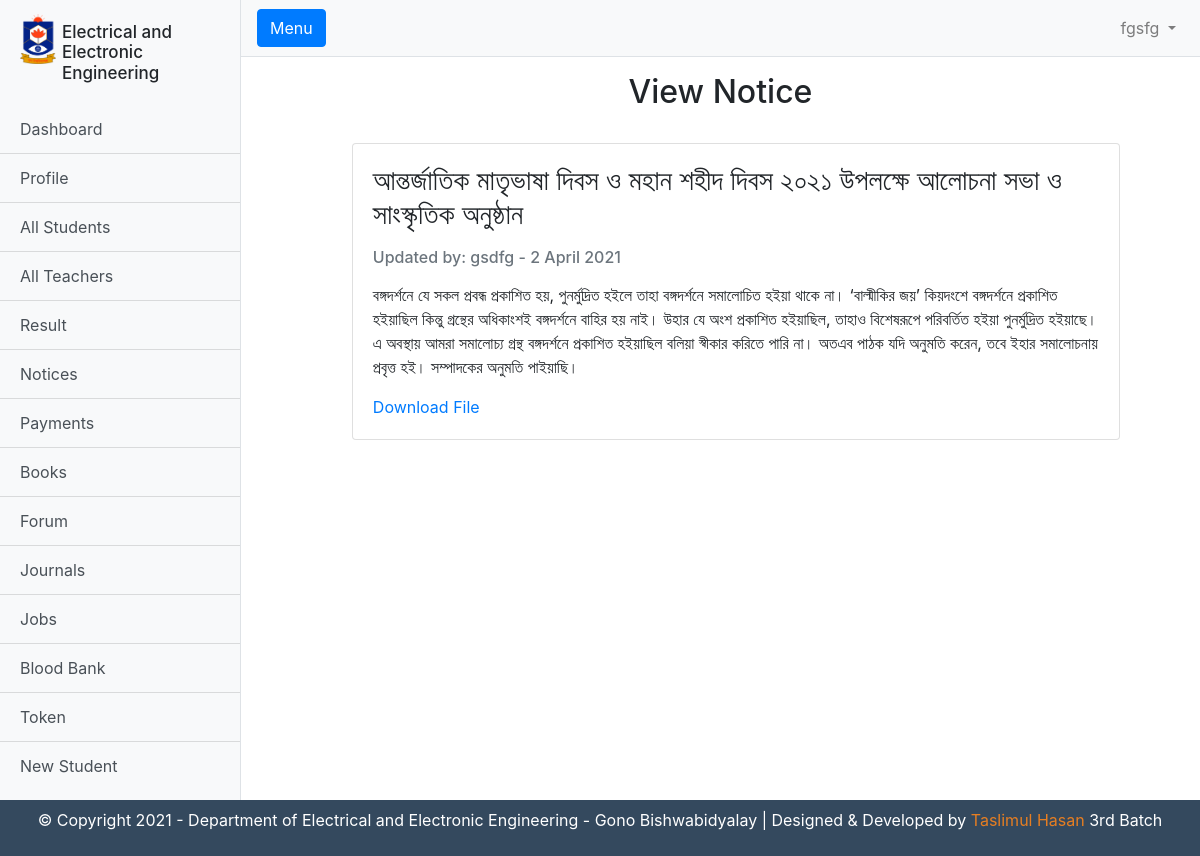
Page /admin/viewnotice.php?id=658839425 (signed in) on the committed database.
### tables this page shows
CREATE TABLE `teachers` (
  `id` int(11) NOT NULL,
  `full_name` varchar(255) DEFAULT NULL,
  `fathers_name` varchar(255) DEFAULT NULL,
  `mothers_name` varchar(255) DEFAULT NULL,
  `dob` date NOT NULL,
  `gender` varchar(255) DEFAULT NULL,
  `present_adress` varchar(255) DEFAULT NULL,
  `permanent_adress` varchar(255) DEFAULT NULL,
  `blood_group` varchar(255) DEFAULT NULL,
  `my_phone_number` varchar(255) DEFAULT NULL,
  `position` varchar(255) NOT NULL,
  `email` varchar(255) DEFAULT NULL,
  `password` varchar(255) DEFAULT NULL,
  `img` varchar(255) NOT NULL
);

CREATE TABLE `notices` (
  `id` int(11) NOT NULL,
  `title` varchar(266) NOT NULL,
  `content` longtext NOT NULL,
  `auther` varchar(255) NOT NULL,
  `date` varchar(255) NOT NULL,
  `noticeid` varchar(255) NOT NULL,
  `files` varchar(255) NOT NULL
);

### admin/logic.php (called while the page is built)
<?php
$email= $_SESSION["email"];
$dbmain = $connection -> query("SELECT * FROM teachers WHERE email = '$email'");
$db = mysqli_fetch_array($dbmain);
?>

### admin/viewnotice.php (the view, shortened to what this page needs)
<?php
  require_once("templete-parts/header.php");
  $id = $_GET['id'];
  $dbp = mysqli_query($connection, "SELECT * FROM notices WHERE noticeid= '$id' ");
  $dbmain0 = mysqli_fetch_assoc($dbp);
?>
      <div class="container-fluid">
        <h2 class= "m-3 text-center" >View Notice</h2>
      </div>
      <div class="row ml-3">
            <div class="col-sm-10 m-auto">
                <div class="card mt-3">
                    <div class="card-body">
                        <h3 class="card-title"><?php echo $dbmain0['title']; ?></h3>
                        <h6 class="card-subtitle my-3 text-muted"><?php echo "Updated by: " . $dbmain0['auther'] . " - " . $dbmain0['date'] ; ?></h6>
                        <p class="card-text"><?php echo $dbmain0["content"]; ?></p>
                        <a href="<?php echo $dbmain0['files']; ?>">Download File</a>
                    </div>
                </div>
            </div>
      </div>
      <?php require_once("templete-parts/footer.php");?>

### admin/templete-parts/header.php (shortened to what this page needs)
<?php
require_once("../rprocess.php");
require_once("./logic.php");
?>
<!DOCTYPE html>
<html lang="en">
<head>
  <link href="vendor/bootstrap/css/bootstrap.min.css" rel="stylesheet">
  <link href="css/sidebar.css" rel="stylesheet">
  <link rel="stylesheet" href="style.css" class="css">
</head>
<body>
  <div class="d-flex" id="wrapper">
    <div class="bg-light border-right" id="sidebar-wrapper">
      <div class="sidebar-heading">
        <img src="img/logo.png" alt="" class="logo">
        <h1 class="head">Electrical and Electronic Engineering</h1>
      </div>
      <div class="list-group list-group-flush">
        <a href="index.php" class="list-group-item list-group-item-action bg-light">Dashboard</a>
        <a href="profile.php" class="list-group-item list-group-item-action bg-light">Profile</a>
        <a href="students.php" class="list-group-item list-group-item-action bg-light">All Students</a>
        <a href="teachers.php" class="list-group-item list-group-item-action bg-light">All Teachers</a>
        <a href="result.php" class="list-group-item list-group-item-action bg-light">Result</a>
        <a href="notices.php" class="list-group-item list-group-item-action bg-light">Notices</a>
        <a href="payments.php" class="list-group-item list-group-item-action bg-light">Payments</a>
        <a href="books.php" class="list-group-item list-group-item-action bg-light">Books</a>
        <a href="forum.php" class="list-group-item list-group-item-action bg-light">Forum</a>
        <a href="journal.php" class="list-group-item list-group-item-action bg-light">Journals</a>
        <a href="jobs.php" class="list-group-item list-group-item-action bg-light">Jobs</a>
        <a href="blood.php" class="list-group-item list-group-item-action bg-light">Blood Bank</a>
        <a href="token.php" class="list-group-item list-group-item-action bg-light">Token</a>
        <a href="new_student.php" class="list-group-item list-group-item-action bg-light">New Student</a>
      </div>
    </div>
    <div id="page-content-wrapper">
      <nav class="navbar navbar-expand-lg navbar-light bg-light border-bottom">
        <button class="btn btn-primary" id="menu-toggle">Menu</button>
        <div class="collapse navbar-collapse" id="navbarSupportedContent">
          <ul class="navbar-nav ml-auto mt-2 mt-lg-0">
            <li class="nav-item dropdown">
              <a class="nav-link dropdown-toggle" href="#" id="navbarDropdown" role="button" data-toggle="dropdown" aria-haspopup="true" aria-expanded="false">
                <?php echo $db["full_name"];?>
              </a>
            </li>
          </ul>
        </div>
      </nav>

### admin/css/sidebar.css (style rules this page uses)
#wrapper { overflow-x: hidden; }
#sidebar-wrapper { min-height: 100vh; margin-left: -15rem; -webkit-transition: margin .25s ease-out; -moz-transition: margin .25s ease-out; -o-transition: margin .25s ease-out; transition: margin .25s ease-out; }
#sidebar-wrapper .sidebar-heading { padding: 0.875rem 1.25rem; font-size: 1.2rem; }
#sidebar-wrapper .list-group { width: 15rem; }
#page-content-wrapper { min-width: 100vw; }
@media (min-width: 768px) { #sidebar-wrapper { margin-left: 0; } }
@media (min-width: 768px) { #page-content-wrapper { min-width: 0; width: 100%; } }

### admin/style.css (style rules this page uses)
.logo { max-height: 50px; float: left; max-width: 3vw; }
.head { float: left; font-size: 17px; overflow: hidden; max-width: 11vw; margin-left: .5vw; margin-top: 1vh; }
.sidebar-heading { padding-right: 0px !important; overflow: hidden; }

### rows in the picture
teachers: full_name "fgsfg"
notices: title "আন্তর্জাতিক মাতৃভাষা দিবস ও মহান শহীদ দিবস ২০২১ উপলক্ষে আলোচনা সভা ও সাংস্কৃতিক অনুষ্ঠান", auther "gsdfg", date "2 April 2021", content "বঙ্গদর্শনে যে সকল প্রবন্ধ প্রকাশিত হয়, পুনর্মুদ্রিত হইলে তাহা বঙ্গদর্শনে সমালোচিত হইয়া থাকে না। ‘বাল্মীকির জয়’ কিয়দংশে বঙ্গদর্শনে প্রকাশিত হইয়াছিল কিন্তু গ্রন্থের অধিকাংশই বঙ্গদর্শনে বাহির হয় নাই। উহার যে অংশ প্রকাশিত হইয়াছিল, তাহাও বিশেষরূপে পরিবর্তিত হইয়া পুনর্মুদ্রিত হইয়াছে। এ অবস্থায় আমরা সমালোচ্য গ্রন্থ বঙ্গদর্শনে প্রকাশিত হইয়াছিল বলিয়া স্বীকার করিতে পারি না। অতএব পাঠক যদি অনুমতি করেন, তবে ইহার সমালোচনায় প্রবৃত্ত হই। সম্পাদকের অনুমতি পাইয়াছি।"
